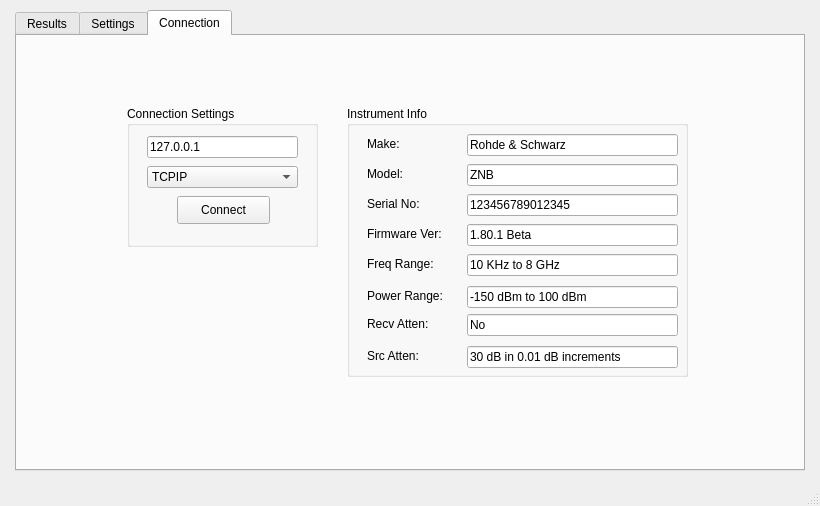
<?xml version="1.0" encoding="UTF-8"?>
<ui version="4.0">
 <class>MainWindow</class>
 <widget class="QMainWindow" name="MainWindow">
  <property name="geometry">
   <rect>
    <x>0</x>
    <y>0</y>
    <width>820</width>
    <height>506</height>
   </rect>
  </property>
  <property name="windowTitle">
   <string>RSA PA Compression Test</string>
  </property>
  <property name="windowIcon">
   <iconset resource="Resources.qrc">
    <normaloff>:/new/icon_resource/RS.ico</normaloff>
    <normalon>:/new/icon_resource/RS.ico</normalon>:/new/icon_resource/RS.ico</iconset>
  </property>
  <widget class="QWidget" name="centralWidget">
   <widget class="QTabWidget" name="tab_widget">
    <property name="geometry">
     <rect>
      <x>15</x>
      <y>10</y>
      <width>790</width>
      <height>461</height>
     </rect>
    </property>
    <property name="tabShape">
     <enum>QTabWidget::Rounded</enum>
    </property>
    <property name="currentIndex">
     <number>2</number>
    </property>
    <widget class="QWidget" name="results_tab">
     <attribute name="title">
      <string>Results</string>
     </attribute>
     <widget class="QCustomPlot" name="custom_plot" native="true">
      <property name="geometry">
       <rect>
        <x>20</x>
        <y>30</y>
        <width>731</width>
        <height>361</height>
       </rect>
      </property>
     </widget>
     <widget class="QComboBox" name="plot_type_combo_box">
      <property name="enabled">
       <bool>false</bool>
      </property>
      <property name="geometry">
       <rect>
        <x>500</x>
        <y>405</y>
        <width>141</width>
        <height>22</height>
       </rect>
      </property>
      <property name="currentIndex">
       <number>0</number>
      </property>
      <item>
       <property name="text">
        <string>Pin vs Pout</string>
       </property>
      </item>
      <item>
       <property name="text">
        <string>Nominal Gain</string>
       </property>
      </item>
      <item>
       <property name="text">
        <string>Gain vs Pin</string>
       </property>
      </item>
      <item>
       <property name="text">
        <string>Compression Point</string>
       </property>
      </item>
     </widget>
     <widget class="QLabel" name="frequency_slider_label">
      <property name="enabled">
       <bool>true</bool>
      </property>
      <property name="geometry">
       <rect>
        <x>380</x>
        <y>405</y>
        <width>111</width>
        <height>16</height>
       </rect>
      </property>
      <property name="font">
       <font>
        <pointsize>10</pointsize>
        <weight>50</weight>
        <bold>false</bold>
       </font>
      </property>
      <property name="text">
       <string>12.3456 GHz</string>
      </property>
     </widget>
     <widget class="QSlider" name="frequency_slider">
      <property name="enabled">
       <bool>false</bool>
      </property>
      <property name="geometry">
       <rect>
        <x>30</x>
        <y>405</y>
        <width>331</width>
        <height>19</height>
       </rect>
      </property>
      <property name="orientation">
       <enum>Qt::Horizontal</enum>
      </property>
     </widget>
     <widget class="QPushButton" name="print_plot_push_button">
      <property name="enabled">
       <bool>false</bool>
      </property>
      <property name="geometry">
       <rect>
        <x>650</x>
        <y>400</y>
        <width>93</width>
        <height>28</height>
       </rect>
      </property>
      <property name="text">
       <string>Print</string>
      </property>
     </widget>
    </widget>
    <widget class="QWidget" name="settings_tab">
     <attribute name="title">
      <string>Settings</string>
     </attribute>
     <widget class="QGroupBox" name="frequency_group_box">
      <property name="geometry">
       <rect>
        <x>40</x>
        <y>20</y>
        <width>341</width>
        <height>151</height>
       </rect>
      </property>
      <property name="title">
       <string>Frequency</string>
      </property>
      <widget class="QLineEdit" name="start_frequency_line_edit">
       <property name="geometry">
        <rect>
         <x>120</x>
         <y>28</y>
         <width>131</width>
         <height>22</height>
        </rect>
       </property>
       <property name="text">
        <string>9</string>
       </property>
       <property name="maxLength">
        <number>7</number>
       </property>
       <property name="readOnly">
        <bool>false</bool>
       </property>
       <property name="placeholderText">
        <string>300</string>
       </property>
      </widget>
      <widget class="QLabel" name="start_frequency_label">
       <property name="geometry">
        <rect>
         <x>20</x>
         <y>30</y>
         <width>81</width>
         <height>16</height>
        </rect>
       </property>
       <property name="text">
        <string>Start Freq:</string>
       </property>
      </widget>
      <widget class="QLabel" name="stop_frequency_label">
       <property name="geometry">
        <rect>
         <x>20</x>
         <y>60</y>
         <width>81</width>
         <height>16</height>
        </rect>
       </property>
       <property name="text">
        <string>Stop Freq:</string>
       </property>
      </widget>
      <widget class="QLineEdit" name="stop_frequency_line_edit">
       <property name="geometry">
        <rect>
         <x>120</x>
         <y>58</y>
         <width>131</width>
         <height>22</height>
        </rect>
       </property>
       <property name="text">
        <string>8</string>
       </property>
       <property name="maxLength">
        <number>7</number>
       </property>
       <property name="readOnly">
        <bool>false</bool>
       </property>
       <property name="placeholderText">
        <string>2.0</string>
       </property>
      </widget>
      <widget class="QLineEdit" name="frequency_points_line_edit">
       <property name="geometry">
        <rect>
         <x>120</x>
         <y>88</y>
         <width>211</width>
         <height>22</height>
        </rect>
       </property>
       <property name="text">
        <string>101</string>
       </property>
       <property name="maxLength">
        <number>6</number>
       </property>
       <property name="readOnly">
        <bool>false</bool>
       </property>
       <property name="placeholderText">
        <string>201</string>
       </property>
      </widget>
      <widget class="QLabel" name="frequency_points_label">
       <property name="geometry">
        <rect>
         <x>20</x>
         <y>90</y>
         <width>81</width>
         <height>16</height>
        </rect>
       </property>
       <property name="text">
        <string>Points:</string>
       </property>
      </widget>
      <widget class="QLabel" name="if_bandwidth_label">
       <property name="geometry">
        <rect>
         <x>20</x>
         <y>120</y>
         <width>81</width>
         <height>16</height>
        </rect>
       </property>
       <property name="text">
        <string>IF Bandwidth:</string>
       </property>
      </widget>
      <widget class="QComboBox" name="start_freq_units_combo_box">
       <property name="geometry">
        <rect>
         <x>260</x>
         <y>30</y>
         <width>71</width>
         <height>22</height>
        </rect>
       </property>
       <property name="currentIndex">
        <number>1</number>
       </property>
       <item>
        <property name="text">
         <string>Hz</string>
        </property>
       </item>
       <item>
        <property name="text">
         <string>KHz</string>
        </property>
       </item>
       <item>
        <property name="text">
         <string>MHz</string>
        </property>
       </item>
       <item>
        <property name="text">
         <string>GHz</string>
        </property>
       </item>
      </widget>
      <widget class="QComboBox" name="stop_freq_units_combo_box">
       <property name="geometry">
        <rect>
         <x>260</x>
         <y>60</y>
         <width>73</width>
         <height>22</height>
        </rect>
       </property>
       <property name="currentIndex">
        <number>3</number>
       </property>
       <item>
        <property name="text">
         <string>Hz</string>
        </property>
       </item>
       <item>
        <property name="text">
         <string>KHz</string>
        </property>
       </item>
       <item>
        <property name="text">
         <string>MHz</string>
        </property>
       </item>
       <item>
        <property name="text">
         <string>GHz</string>
        </property>
       </item>
      </widget>
      <widget class="QComboBox" name="if_units_combo_box">
       <property name="geometry">
        <rect>
         <x>260</x>
         <y>120</y>
         <width>71</width>
         <height>22</height>
        </rect>
       </property>
       <property name="currentIndex">
        <number>1</number>
       </property>
       <item>
        <property name="text">
         <string>Hz</string>
        </property>
       </item>
       <item>
        <property name="text">
         <string>KHz</string>
        </property>
       </item>
       <item>
        <property name="text">
         <string>MHz</string>
        </property>
       </item>
       <item>
        <property name="text">
         <string>GHz</string>
        </property>
       </item>
      </widget>
      <widget class="QComboBox" name="if_value_combo_box">
       <property name="geometry">
        <rect>
         <x>120</x>
         <y>120</y>
         <width>131</width>
         <height>22</height>
        </rect>
       </property>
       <property name="currentIndex">
        <number>1</number>
       </property>
       <item>
        <property name="text">
         <string>1</string>
        </property>
       </item>
       <item>
        <property name="text">
         <string>10</string>
        </property>
       </item>
       <item>
        <property name="text">
         <string>100</string>
        </property>
       </item>
       <item>
        <property name="text">
         <string>1000</string>
        </property>
       </item>
      </widget>
     </widget>
     <widget class="QGroupBox" name="power_group_box">
      <property name="geometry">
       <rect>
        <x>40</x>
        <y>180</y>
        <width>341</width>
        <height>121</height>
       </rect>
      </property>
      <property name="title">
       <string>Power</string>
      </property>
      <widget class="QLineEdit" name="start_power_line_edit">
       <property name="geometry">
        <rect>
         <x>120</x>
         <y>28</y>
         <width>131</width>
         <height>22</height>
        </rect>
       </property>
       <property name="text">
        <string>-25</string>
       </property>
       <property name="maxLength">
        <number>6</number>
       </property>
       <property name="readOnly">
        <bool>false</bool>
       </property>
       <property name="placeholderText">
        <string>-25</string>
       </property>
      </widget>
      <widget class="QLabel" name="start_power_label">
       <property name="geometry">
        <rect>
         <x>20</x>
         <y>30</y>
         <width>81</width>
         <height>16</height>
        </rect>
       </property>
       <property name="text">
        <string>Start Power:</string>
       </property>
      </widget>
      <widget class="QLabel" name="stop_power_label">
       <property name="geometry">
        <rect>
         <x>20</x>
         <y>60</y>
         <width>81</width>
         <height>16</height>
        </rect>
       </property>
       <property name="text">
        <string>Stop Power:</string>
       </property>
      </widget>
      <widget class="QLineEdit" name="stop_power_line_edit">
       <property name="geometry">
        <rect>
         <x>120</x>
         <y>58</y>
         <width>131</width>
         <height>22</height>
        </rect>
       </property>
       <property name="text">
        <string>0</string>
       </property>
       <property name="maxLength">
        <number>6</number>
       </property>
       <property name="readOnly">
        <bool>false</bool>
       </property>
       <property name="placeholderText">
        <string>0</string>
       </property>
      </widget>
      <widget class="QLineEdit" name="power_points_line_edit">
       <property name="geometry">
        <rect>
         <x>120</x>
         <y>88</y>
         <width>211</width>
         <height>22</height>
        </rect>
       </property>
       <property name="text">
        <string>101</string>
       </property>
       <property name="maxLength">
        <number>6</number>
       </property>
       <property name="readOnly">
        <bool>false</bool>
       </property>
       <property name="placeholderText">
        <string>201</string>
       </property>
      </widget>
      <widget class="QLabel" name="power_points_label">
       <property name="geometry">
        <rect>
         <x>20</x>
         <y>90</y>
         <width>81</width>
         <height>16</height>
        </rect>
       </property>
       <property name="text">
        <string>Points:</string>
       </property>
      </widget>
      <widget class="QLabel" name="start_power_units_label">
       <property name="geometry">
        <rect>
         <x>260</x>
         <y>30</y>
         <width>71</width>
         <height>16</height>
        </rect>
       </property>
       <property name="text">
        <string>dBm</string>
       </property>
      </widget>
      <widget class="QLabel" name="stop_power_units_label">
       <property name="geometry">
        <rect>
         <x>260</x>
         <y>60</y>
         <width>71</width>
         <height>16</height>
        </rect>
       </property>
       <property name="text">
        <string>dBm</string>
       </property>
      </widget>
     </widget>
     <widget class="QGroupBox" name="attenuator_group_box">
      <property name="geometry">
       <rect>
        <x>40</x>
        <y>310</y>
        <width>341</width>
        <height>91</height>
       </rect>
      </property>
      <property name="title">
       <string>Attenuation</string>
      </property>
      <widget class="QLabel" name="receiver_attenuator_label">
       <property name="geometry">
        <rect>
         <x>20</x>
         <y>30</y>
         <width>81</width>
         <height>16</height>
        </rect>
       </property>
       <property name="text">
        <string>Receiver:</string>
       </property>
      </widget>
      <widget class="QLabel" name="source_attenuators_label">
       <property name="geometry">
        <rect>
         <x>20</x>
         <y>60</y>
         <width>81</width>
         <height>16</height>
        </rect>
       </property>
       <property name="text">
        <string>Source:</string>
       </property>
      </widget>
      <widget class="QLabel" name="receiver_attenuators_units_label">
       <property name="geometry">
        <rect>
         <x>260</x>
         <y>30</y>
         <width>71</width>
         <height>16</height>
        </rect>
       </property>
       <property name="text">
        <string>dB</string>
       </property>
      </widget>
      <widget class="QLabel" name="source_attenuators_units_label">
       <property name="geometry">
        <rect>
         <x>260</x>
         <y>60</y>
         <width>71</width>
         <height>16</height>
        </rect>
       </property>
       <property name="text">
        <string>dB</string>
       </property>
      </widget>
      <widget class="QComboBox" name="receiver_attenuation_combo_box">
       <property name="geometry">
        <rect>
         <x>120</x>
         <y>28</y>
         <width>131</width>
         <height>22</height>
        </rect>
       </property>
       <property name="currentIndex">
        <number>0</number>
       </property>
       <item>
        <property name="text">
         <string>0</string>
        </property>
       </item>
      </widget>
      <widget class="QComboBox" name="source_attenuation_combo_box">
       <property name="geometry">
        <rect>
         <x>120</x>
         <y>58</y>
         <width>131</width>
         <height>22</height>
        </rect>
       </property>
       <property name="currentIndex">
        <number>0</number>
       </property>
       <item>
        <property name="text">
         <string>0</string>
        </property>
       </item>
      </widget>
     </widget>
     <widget class="QGroupBox" name="general_settings_group_box">
      <property name="geometry">
       <rect>
        <x>400</x>
        <y>20</y>
        <width>341</width>
        <height>151</height>
       </rect>
      </property>
      <property name="title">
       <string>General</string>
      </property>
      <widget class="QLabel" name="post_condition_label">
       <property name="geometry">
        <rect>
         <x>20</x>
         <y>120</y>
         <width>111</width>
         <height>16</height>
        </rect>
       </property>
       <property name="text">
        <string>Post Condition:</string>
       </property>
      </widget>
      <widget class="QComboBox" name="post_condition_combo_box">
       <property name="geometry">
        <rect>
         <x>140</x>
         <y>120</y>
         <width>131</width>
         <height>22</height>
        </rect>
       </property>
       <property name="currentIndex">
        <number>0</number>
       </property>
       <item>
        <property name="text">
         <string>RF Off</string>
        </property>
       </item>
       <item>
        <property name="text">
         <string>Minimum Power</string>
        </property>
       </item>
       <item>
        <property name="text">
         <string>Maximum Power</string>
        </property>
       </item>
      </widget>
      <widget class="QLabel" name="compression_point_label">
       <property name="geometry">
        <rect>
         <x>20</x>
         <y>87</y>
         <width>111</width>
         <height>16</height>
        </rect>
       </property>
       <property name="text">
        <string>Compression Pt:</string>
       </property>
      </widget>
      <widget class="QLabel" name="compression_point_units_label">
       <property name="geometry">
        <rect>
         <x>280</x>
         <y>87</y>
         <width>51</width>
         <height>16</height>
        </rect>
       </property>
       <property name="text">
        <string>dB</string>
       </property>
      </widget>
      <widget class="QLineEdit" name="compression_point_line_edit">
       <property name="geometry">
        <rect>
         <x>140</x>
         <y>87</y>
         <width>131</width>
         <height>22</height>
        </rect>
       </property>
       <property name="text">
        <string>1</string>
       </property>
       <property name="maxLength">
        <number>5</number>
       </property>
       <property name="readOnly">
        <bool>false</bool>
       </property>
       <property name="placeholderText">
        <string>1</string>
       </property>
      </widget>
      <widget class="QLabel" name="input_port_label">
       <property name="geometry">
        <rect>
         <x>20</x>
         <y>20</y>
         <width>111</width>
         <height>16</height>
        </rect>
       </property>
       <property name="text">
        <string>Input Port:</string>
       </property>
      </widget>
      <widget class="QComboBox" name="input_port_combo_box">
       <property name="geometry">
        <rect>
         <x>140</x>
         <y>20</y>
         <width>131</width>
         <height>22</height>
        </rect>
       </property>
       <property name="currentIndex">
        <number>0</number>
       </property>
       <item>
        <property name="text">
         <string>1</string>
        </property>
       </item>
       <item>
        <property name="text">
         <string>2</string>
        </property>
       </item>
      </widget>
      <widget class="QLabel" name="output_port_label">
       <property name="geometry">
        <rect>
         <x>20</x>
         <y>50</y>
         <width>111</width>
         <height>16</height>
        </rect>
       </property>
       <property name="text">
        <string>Output Port:</string>
       </property>
      </widget>
      <widget class="QComboBox" name="output_port_combo_box">
       <property name="geometry">
        <rect>
         <x>140</x>
         <y>50</y>
         <width>131</width>
         <height>22</height>
        </rect>
       </property>
       <property name="currentIndex">
        <number>1</number>
       </property>
       <item>
        <property name="text">
         <string>1</string>
        </property>
       </item>
       <item>
        <property name="text">
         <string>2</string>
        </property>
       </item>
      </widget>
     </widget>
     <widget class="QPushButton" name="measure_push_button">
      <property name="geometry">
       <rect>
        <x>650</x>
        <y>370</y>
        <width>93</width>
        <height>28</height>
       </rect>
      </property>
      <property name="text">
       <string>Measure</string>
      </property>
     </widget>
    </widget>
    <widget class="QWidget" name="connection_tab">
     <attribute name="title">
      <string>Connection</string>
     </attribute>
     <widget class="QGroupBox" name="vna_connection_group_box">
      <property name="geometry">
       <rect>
        <x>110</x>
        <y>70</y>
        <width>191</width>
        <height>141</height>
       </rect>
      </property>
      <property name="title">
       <string>Connection Settings</string>
      </property>
      <property name="flat">
       <bool>false</bool>
      </property>
      <widget class="QPushButton" name="vna_connect_push_button">
       <property name="geometry">
        <rect>
         <x>50</x>
         <y>90</y>
         <width>93</width>
         <height>28</height>
        </rect>
       </property>
       <property name="text">
        <string>Connect</string>
       </property>
      </widget>
      <widget class="QComboBox" name="vna_connection_type_combo_box">
       <property name="geometry">
        <rect>
         <x>20</x>
         <y>60</y>
         <width>151</width>
         <height>22</height>
        </rect>
       </property>
       <property name="currentIndex">
        <number>1</number>
       </property>
       <item>
        <property name="text">
         <string>GPIB</string>
        </property>
       </item>
       <item>
        <property name="text">
         <string>TCPIP</string>
        </property>
       </item>
      </widget>
      <widget class="QLineEdit" name="vna_address_line_edit">
       <property name="geometry">
        <rect>
         <x>20</x>
         <y>30</y>
         <width>151</width>
         <height>22</height>
        </rect>
       </property>
       <property name="text">
        <string>127.0.0.1</string>
       </property>
      </widget>
     </widget>
     <widget class="QGroupBox" name="instrument_info_group_box">
      <property name="geometry">
       <rect>
        <x>330</x>
        <y>70</y>
        <width>341</width>
        <height>271</height>
       </rect>
      </property>
      <property name="title">
       <string>Instrument Info</string>
      </property>
      <widget class="QLineEdit" name="make_line_edit">
       <property name="geometry">
        <rect>
         <x>120</x>
         <y>28</y>
         <width>211</width>
         <height>22</height>
        </rect>
       </property>
       <property name="text">
        <string>Rohde &amp; Schwarz</string>
       </property>
       <property name="readOnly">
        <bool>true</bool>
       </property>
      </widget>
      <widget class="QLabel" name="make_label">
       <property name="geometry">
        <rect>
         <x>20</x>
         <y>30</y>
         <width>81</width>
         <height>16</height>
        </rect>
       </property>
       <property name="text">
        <string>Make:</string>
       </property>
      </widget>
      <widget class="QLabel" name="model_label">
       <property name="geometry">
        <rect>
         <x>20</x>
         <y>60</y>
         <width>81</width>
         <height>16</height>
        </rect>
       </property>
       <property name="text">
        <string>Model:</string>
       </property>
      </widget>
      <widget class="QLineEdit" name="model_line_edit">
       <property name="geometry">
        <rect>
         <x>120</x>
         <y>58</y>
         <width>211</width>
         <height>22</height>
        </rect>
       </property>
       <property name="text">
        <string>ZNB</string>
       </property>
       <property name="readOnly">
        <bool>true</bool>
       </property>
      </widget>
      <widget class="QLineEdit" name="serial_no_line_edit">
       <property name="geometry">
        <rect>
         <x>120</x>
         <y>88</y>
         <width>211</width>
         <height>22</height>
        </rect>
       </property>
       <property name="text">
        <string>123456789012345</string>
       </property>
       <property name="readOnly">
        <bool>true</bool>
       </property>
      </widget>
      <widget class="QLabel" name="serial_no_label">
       <property name="geometry">
        <rect>
         <x>20</x>
         <y>90</y>
         <width>81</width>
         <height>16</height>
        </rect>
       </property>
       <property name="text">
        <string>Serial No:</string>
       </property>
      </widget>
      <widget class="QLineEdit" name="firmware_version_line_edit">
       <property name="geometry">
        <rect>
         <x>120</x>
         <y>118</y>
         <width>211</width>
         <height>22</height>
        </rect>
       </property>
       <property name="text">
        <string>1.80.1 Beta</string>
       </property>
       <property name="readOnly">
        <bool>true</bool>
       </property>
      </widget>
      <widget class="QLabel" name="firmware_version_label">
       <property name="geometry">
        <rect>
         <x>20</x>
         <y>120</y>
         <width>81</width>
         <height>16</height>
        </rect>
       </property>
       <property name="text">
        <string>Firmware Ver:</string>
       </property>
      </widget>
      <widget class="QLineEdit" name="frequency_range_line_edit">
       <property name="geometry">
        <rect>
         <x>120</x>
         <y>148</y>
         <width>211</width>
         <height>22</height>
        </rect>
       </property>
       <property name="text">
        <string>10 KHz to 8 GHz</string>
       </property>
       <property name="readOnly">
        <bool>true</bool>
       </property>
      </widget>
      <widget class="QLabel" name="frequency_range_label">
       <property name="geometry">
        <rect>
         <x>20</x>
         <y>150</y>
         <width>81</width>
         <height>16</height>
        </rect>
       </property>
       <property name="text">
        <string>Freq Range:</string>
       </property>
      </widget>
      <widget class="QLabel" name="power_range_label">
       <property name="geometry">
        <rect>
         <x>20</x>
         <y>182</y>
         <width>81</width>
         <height>16</height>
        </rect>
       </property>
       <property name="text">
        <string>Power Range:</string>
       </property>
      </widget>
      <widget class="QLineEdit" name="power_range_line_edit">
       <property name="geometry">
        <rect>
         <x>120</x>
         <y>180</y>
         <width>211</width>
         <height>22</height>
        </rect>
       </property>
       <property name="text">
        <string>-150 dBm to 100 dBm</string>
       </property>
       <property name="readOnly">
        <bool>true</bool>
       </property>
      </widget>
      <widget class="QLineEdit" name="receiver_attenuators_line_edit">
       <property name="geometry">
        <rect>
         <x>120</x>
         <y>208</y>
         <width>211</width>
         <height>22</height>
        </rect>
       </property>
       <property name="text">
        <string>No</string>
       </property>
       <property name="readOnly">
        <bool>true</bool>
       </property>
      </widget>
      <widget class="QLabel" name="receiver_attenuators_label">
       <property name="geometry">
        <rect>
         <x>20</x>
         <y>210</y>
         <width>81</width>
         <height>16</height>
        </rect>
       </property>
       <property name="text">
        <string>Recv Atten:</string>
       </property>
      </widget>
      <widget class="QLabel" name="source_attenuators_label_2">
       <property name="geometry">
        <rect>
         <x>20</x>
         <y>242</y>
         <width>81</width>
         <height>16</height>
        </rect>
       </property>
       <property name="text">
        <string>Src Atten:</string>
       </property>
      </widget>
      <widget class="QLineEdit" name="source_attenuators_line_edit">
       <property name="geometry">
        <rect>
         <x>120</x>
         <y>240</y>
         <width>211</width>
         <height>22</height>
        </rect>
       </property>
       <property name="text">
        <string>30 dB in 0.01 dB increments</string>
       </property>
       <property name="readOnly">
        <bool>true</bool>
       </property>
      </widget>
     </widget>
    </widget>
   </widget>
  </widget>
  <widget class="QStatusBar" name="status_bar"/>
 </widget>
 <layoutdefault spacing="6" margin="11"/>
 <customwidgets>
  <customwidget>
   <class>QCustomPlot</class>
   <extends>QWidget</extends>
   <header location="global">qcustomplot.h</header>
   <container>1</container>
  </customwidget>
 </customwidgets>
 <tabstops>
  <tabstop>tab_widget</tabstop>
  <tabstop>vna_address_line_edit</tabstop>
  <tabstop>vna_connection_type_combo_box</tabstop>
  <tabstop>vna_connect_push_button</tabstop>
  <tabstop>make_line_edit</tabstop>
  <tabstop>model_line_edit</tabstop>
  <tabstop>serial_no_line_edit</tabstop>
  <tabstop>firmware_version_line_edit</tabstop>
  <tabstop>frequency_range_line_edit</tabstop>
  <tabstop>power_range_line_edit</tabstop>
  <tabstop>receiver_attenuators_line_edit</tabstop>
  <tabstop>source_attenuators_line_edit</tabstop>
  <tabstop>start_frequency_line_edit</tabstop>
  <tabstop>start_freq_units_combo_box</tabstop>
  <tabstop>stop_frequency_line_edit</tabstop>
  <tabstop>stop_freq_units_combo_box</tabstop>
  <tabstop>frequency_points_line_edit</tabstop>
  <tabstop>if_value_combo_box</tabstop>
  <tabstop>if_units_combo_box</tabstop>
  <tabstop>start_power_line_edit</tabstop>
  <tabstop>stop_power_line_edit</tabstop>
  <tabstop>power_points_line_edit</tabstop>
  <tabstop>input_port_combo_box</tabstop>
  <tabstop>output_port_combo_box</tabstop>
  <tabstop>compression_point_line_edit</tabstop>
  <tabstop>post_condition_combo_box</tabstop>
 </tabstops>
 <resources>
  <include location="Resources.qrc"/>
 </resources>
 <connections/>
</ui>
